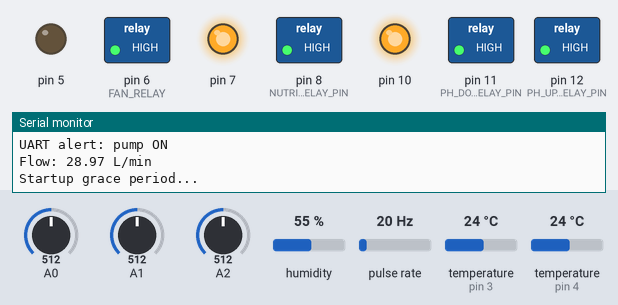
Bench run of a sketch on a simulated Arduino Mega 2560, built with avr-gcc and run on an emulated ATmega2560. On the bench: switched loads named in the sketch (green lamp = pin HIGH), output pins drawn as LEDs (lit = HIGH), the last lines printed to the serial monitor. Wiring (inferred from the names in the program): pulse sensor: data pin 2. The inputs (shaded band) are chosen by the test bench; at power-on: humidity 55 %, temperature (sensors on pin 4, pin 3) 24 °C, A2 = 512, A0 = 512, A1 = 512, pulse rate 20 Hz.

Above: at 1.4 s.
1.5 s: humidity set to 64 %
4.5 s: humidity set to 67 %
At 6.0 s:
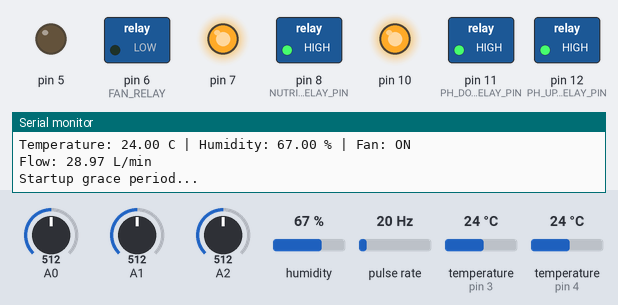
7.1 s: temperature (sensor on pin 4) set to 23.4 °C
9.0 s: temperature (sensor on pin 4) set to 22.3 °C
At 10.9 s:
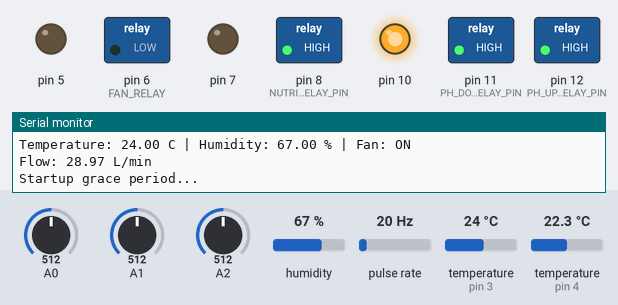
11.7 s: A2 set to 108
At 13.7 s:
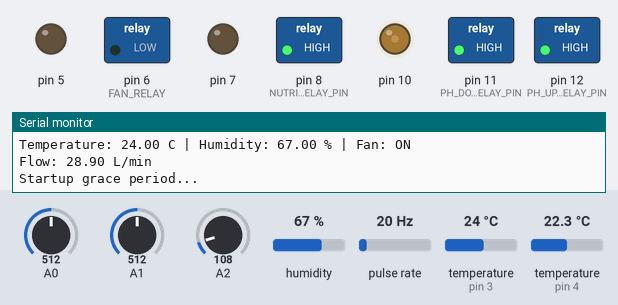
14.3 s: A2 set to 91
At 15.9 s:
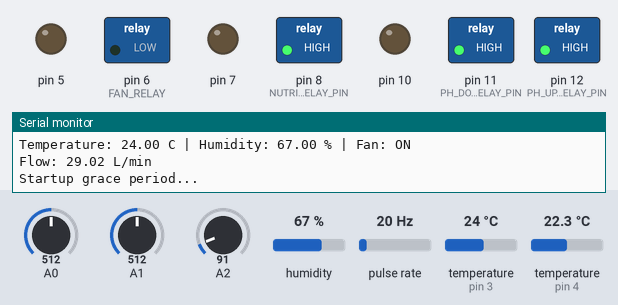
Timing chart, 0 to 17.4 s (numbered marks = the images above; inputs shaded):
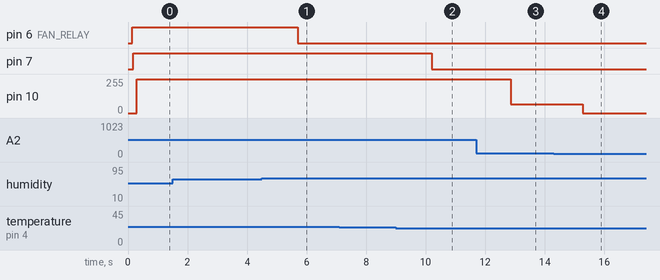

Measured:
- the behaviour switches between 65 and 66 % on humidity (found by bisection; images 0 and 1)
- the behaviour switches between 23 and 22.9 °C on temperature (sensor on pin 4) (found by bisection; images 1 and 2)
- the behaviour switches between 100 and 99 on A2 (found by bisection; images 3 and 4)
- after the input at 4.5 s, pin 6 (FAN_RELAY): HIGH → LOW after 1.2 s
- after the input at 9.0 s, pin 7: HIGH → LOW after 1.2 s
- after the input at 11.7 s, pin 10: 255/255 → 64/255 after 1.2 s
- after the input at 14.3 s, pin 10: 64/255 → 0/255 after 0.97 s

The sketch:

SmartHydroponics.ino
```cpp
// ===========================================================================
//  SmartHydroponics - Arduino Mega main (full system)
//  Circulation pump + flow, DS18B20, TDS, pH, automatic dosing (3 pumps),
//  LED lighting, DHT22 + fan, water heater, and UART telemetry to the ESP32.
//
//  Mega TX1 (pin 18) -> ESP32 RX2 (GPIO16)   [5 V -> 3.3 V: use a divider!]
//  Common GND between the two boards.
// ===========================================================================
#include <Arduino.h>
#include <math.h>
#include <string.h>
#include <stdio.h>
#include "flow_pump.h"
#include "ds18b20.h"
#include "tds_ec.h"
#include "ph_sensor.h"
#include "lighting.h"
#include "TempHumidity.h"
#include "water_heater.h"
#include "uart_mega.h"
#include "automatic_dosing.h"

HydroTelemetry telemetry = {};
AutomaticDoser doser;

// true  = automatic dosing runs (nutrient / pH Up / pH Down pumps can turn ON)
// false = dosing pumps always OFF; everything else still runs
constexpr bool DOSING_ENABLED = true;
constexpr unsigned long STATUS_MS = 2000UL;

static bool previousPumpRunning = false;
static bool prevFlowOK = false;
static bool flowEverConfirmed = false;

// ---------------------------------------------------------------------------
// Dosing interlock (required by automatic_dosing.h)
// ---------------------------------------------------------------------------
bool dosingSafetyOK() {
  return DOSING_ENABLED && isPumpRunning() && isFlowConfirmedForDosing();
}

// ---------------------------------------------------------------------------
// Names
// ---------------------------------------------------------------------------
const char* pumpName(DoserPump p) {
  switch (p) {
    case DP_PH_UP: return "PH_UP";
    case DP_PH_DOWN: return "PH_DOWN";
    case DP_NUTRIENT: return "NUTRIENT";
    default: return "NONE";
  }
}

const char* faultName(DoserFault f) {
  switch (f) {
    case DF_NONE: return "NONE";
    case DF_SAFETY: return "FLOW_UNSAFE";
    case DF_BAD_SENSOR: return "BAD_SENSOR";
    case DF_TDS_HIGH: return "TDS_HIGH";
    case DF_DOSE_LIMIT: return "DOSE_LIMIT";
    default: return "UNKNOWN";
  }
}

const char* stateName(DoserState s) {
  switch (s) {
    case DS_STARTUP: return "STARTUP";
    case DS_CHECK: return "CHECK";
    case DS_PULSE: return "PULSE";
    case DS_MIX: return "MIX";
    case DS_LOCKOUT: return "LOCKOUT";
    default: return "UNKNOWN";
  }
}

// ---------------------------------------------------------------------------
// ESP32 messages (format expected by smartHydroponicsESP32.ino):
//   LEVEL,DOSER,EVENT[,ARG[,EXTRA]]      LEVEL = INFO or ALERT
// ---------------------------------------------------------------------------
void uartDoser(const char* level, const char* event,
               const char* arg = nullptr, const char* extra = nullptr) {
  Serial1.print(level);
  Serial1.print(F(",DOSER,"));
  Serial1.print(event);
  if (arg)   { Serial1.print(','); Serial1.print(arg); }
  if (extra) { Serial1.print(','); Serial1.print(extra); }
  Serial1.println();
}

// Sends an event whenever the doser changes pump, state or phase.
void reportDoserChanges() {
  static DoserState prevState = DS_STARTUP;
  static DoserPhase prevPhase = DPH_TDS;
  static DoserPump prevPump = DP_NONE;
  char num[12];

  const DoserState st = doser.state();
  const DoserPhase ph = doser.phase();
  const DoserPump pu = doser.pump();

  if (pu != prevPump) {
    if (prevPump != DP_NONE) uartDoser("INFO", "PUMP_OFF", pumpName(prevPump));
    if (pu != DP_NONE) {
      snprintf(num, sizeof(num), "%lu", (unsigned long)DOSER_PULSE_MS);
      uartDoser("INFO", "PUMP_ON", pumpName(pu), num);
    }
  }
  if (st != prevState) {
    if (prevState == DS_STARTUP && st == DS_CHECK) {
      uartDoser("INFO", "MONITORING");
    } else if (st == DS_MIX) {
      snprintf(num, sizeof(num), "%lu", (unsigned long)(DOSER_MIX_MS / 1000UL));
      uartDoser("INFO", "MIXING", num);
    } else if (st == DS_LOCKOUT) {
      uartDoser("ALERT", "LOCKOUT", faultName(doser.fault()));
    }
  }
  if (ph != prevPhase && st != DS_STARTUP && st != DS_LOCKOUT) {
    uartDoser("INFO", "PHASE", ph == DPH_TDS ? "TDS" : "PH");
  }
  prevPump = pu;
  prevState = st;
  prevPhase = ph;
}

// ---------------------------------------------------------------------------
// USB serial command: RESET_DOSER (only after inspecting the cause of a lockout)
// ---------------------------------------------------------------------------
void readCommands() {
  static char buf[24];
  static uint8_t len = 0;
  while (Serial.available()) {
    char c = (char)Serial.read();
    if (c == '\n' || c == '\r') {
      buf[len] = '\0';
      if (DOSING_ENABLED && strcmp(buf, "RESET_DOSER") == 0) {
        doser.resetAfterInspection();
        flowEverConfirmed = false;   // wait for confirmed flow again
        prevFlowOK = false;
        uartDoser("INFO", "RESET");
        Serial.println(F("DOSER RESET"));
      }
      len = 0;
    } else if (len < sizeof(buf) - 1) buf[len++] = c;
    else len = 0;
  }
}

// ---------------------------------------------------------------------------
// ONE status line on USB: values + everything that is currently ON
// ---------------------------------------------------------------------------
static void addOn(bool cond, const char* name, bool &any) {
  if (!cond) return;
  if (any) Serial.print('+');
  Serial.print(name);
  any = true;
}

void printStatus() {
  static unsigned long last = 0;
  static DoserPump lastDose = DP_NONE;
  const DoserPump dose = doser.pump();
  if (dose == lastDose && millis() - last < STATUS_MS) return;
  last = millis();
  lastDose = dose;

  Serial.print(F("pH:")); Serial.print(telemetry.ph, 2);
  Serial.print(F(" TDS:")); Serial.print(telemetry.tds, 0);
  Serial.print(F("ppm WT:")); Serial.print(telemetry.waterTemp, 1);
  Serial.print(F("C Flow:")); Serial.print(telemetry.flowLpm, 2);
  Serial.print(F("L/min Air:")); Serial.print(telemetry.airTemp, 1);
  Serial.print(F("C Hum:")); Serial.print(telemetry.humidity, 0);
  Serial.print(F("% LDR:")); Serial.print(telemetry.ldr);
  Serial.print(F(" PWM:")); Serial.print(telemetry.ledPwm);
  Serial.print(F(" ON:"));
  bool any = false;
  addOn(telemetry.pumpOn, "CIRC", any);
  addOn(dose != DP_NONE, pumpName(dose), any);
  addOn(telemetry.heaterOn, "HEATER", any);
  addOn(telemetry.fanOn, "FAN", any);
  addOn(telemetry.lightOn, "LED", any);
  if (!any) Serial.print(F("NONE"));

  if (DOSING_ENABLED) {
    Serial.print(F(" Doser:")); Serial.print(stateName(doser.state()));
    Serial.print(F("/")); Serial.print(doser.phase() == DPH_TDS ? F("TDS") : F("PH"));
    if (doser.fault() != DF_NONE) {
      Serial.print('('); Serial.print(faultName(doser.fault())); Serial.print(')');
    }
  } else {
    Serial.print(F(" Doser:DISABLED"));
  }
  Serial.println();
}

// ---------------------------------------------------------------------------
void setup() {
  Serial.begin(9600);
  doser.begin();          // dosing relays OFF as early as possible
  uartSetup();
  initFlowPump();         // starts circulation pump
  initDS18B20();
  initTDSEC();
  initPHSensor();
  initLighting();
  initDHTFan();
  initWaterHeater();

  if (DOSING_ENABLED) {
    uartDoser("INFO", "WAIT_FLOW");
    Serial.println(F("HYDROPONICS AUTO MODE"));
  } else {
    doser.stopForDisabledMode();
    uartDoser("INFO", "DISABLED");
    Serial.println(F("HYDROPONICS: DOSING DISABLED"));
  }
}

void loop() {
  // --- sensors and non-dosing actuators ---
  updateFlowPump();
  updateDS18B20();
  updateWaterHeater();
  updateTDSEC();
  updatePHSensor();
  updateLighting();
  updateDHTFan();

  // --- telemetry snapshot ---
  telemetry.ph = getPH();
  telemetry.tds = getTDS();
  telemetry.waterTemp = getWaterTemperatureC();
  telemetry.humidity = getAirHumidity();
  telemetry.airTemp = getAirTemperature();
  telemetry.flowLpm = getFlowRateLPM();
  telemetry.ldr = getLDRValue();
  telemetry.ledPwm = getLEDBrightness();
  telemetry.heaterOn = isWaterHeaterOn();
  telemetry.lightOn = (telemetry.ledPwm > 0);
  telemetry.lightingLevel = getLightingCategory();
  telemetry.fanOn = getFanState();
  telemetry.pumpOn = isPumpRunning();
  telemetry.waterLevelAvailable = false;   // no level sensor fitted
  telemetry.waterLow = false;

  // --- dosing ---
  const bool flowOK = isPumpRunning() && isFlowConfirmedForDosing();
  if (DOSING_ENABLED) {
    if (flowOK && !prevFlowOK) { flowEverConfirmed = true; uartDoser("INFO", "FLOW_OK"); }
    if (!flowOK && prevFlowOK) uartDoser("ALERT", "FLOW_LOST");
    prevFlowOK = flowOK;
  }
  if (!DOSING_ENABLED) {
    doser.stopForDisabledMode();
  } else if (flowOK || flowEverConfirmed) {
    // After flow was confirmed once, losing it makes update() latch a lockout.
    doser.update(telemetry.ph, telemetry.tds);
  } else {
    doser.holdUntilFlowConfirmed();        // first startup: wait quietly
  }

  // --- ESP32 + USB ---
  if (telemetry.pumpOn && !previousPumpRunning) uartNotifyPumpOn("circulation");
  previousPumpRunning = telemetry.pumpOn;
  uartUpdate(telemetry);        // DATA line every 2 s + fan alerts
  reportDoserChanges();         // INFO/ALERT,DOSER,... events
  readCommands();
  printStatus();
}
```

TempHumidity.cpp
```cpp
#include "TempHumidity.h"
#include <math.h>

static DHT dht(DHTPIN, DHTTYPE);
static bool fanState = false;
static float airTemperature = NAN;
static float airHumidity = NAN;
static unsigned long lastReadTime = 0;
static bool firstRead = true;
static const unsigned long READ_INTERVAL = 2000;

static void setFan(bool on) {
  fanState = on;
  digitalWrite(FAN_RELAY, on ? RELAY_ON : RELAY_OFF);
}

void initDHTFan() {
  digitalWrite(FAN_RELAY, RELAY_OFF);
  pinMode(FAN_RELAY, OUTPUT);
  fanState = false;
  dht.begin();
  Serial.println("DHT22 + Fan initialized");
}

void updateDHTFan() {
  unsigned long currentTime = millis();
  if (!firstRead && currentTime - lastReadTime < READ_INTERVAL) return;
  firstRead = false;
  lastReadTime = currentTime;

  airHumidity = dht.readHumidity();
  airTemperature = dht.readTemperature();

  if (isnan(airHumidity) || isnan(airTemperature)) {
    Serial.println("DHT22 reading failed!");
    setFan(false);
    return;
  }

  if (airTemperature > TEMP_ON || airHumidity > HUM_ON) {
    setFan(true);
  } else if (airTemperature <= TEMP_OFF && airHumidity <= HUM_OFF) {
    setFan(false);
  }

  Serial.print("Temperature: ");
  Serial.print(airTemperature);
  Serial.print(" C | Humidity: ");
  Serial.print(airHumidity);
  Serial.print(" % | Fan: ");
  Serial.println(fanState ? "ON" : "OFF");
}

float getAirTemperature() { return airTemperature; }
float getAirHumidity() { return airHumidity; }
bool getFanState() { return fanState; }
```

TempHumidity.h
```cpp
#ifndef DHT_FAN_H
#define DHT_FAN_H

#include <Arduino.h>
#include <DHT.h>

#define DHTPIN 3
#define DHTTYPE DHT22
#define FAN_RELAY 6
constexpr float TEMP_ON = 26.1;
constexpr float TEMP_OFF = 26.0;
constexpr float HUM_ON = 65.0;
constexpr float HUM_OFF = 62.0;

constexpr uint8_t RELAY_ON = LOW;
constexpr uint8_t RELAY_OFF = HIGH;

void initDHTFan();
void updateDHTFan();
float getAirTemperature();
float getAirHumidity();
bool getFanState();

#endif
```

automatic_dosing.h
```cpp
#ifndef AUTOMATIC_DOSING_H
#define AUTOMATIC_DOSING_H
#include <Arduino.h>
#include <math.h>

// Check against the rest of your project's pins before wiring.
constexpr uint8_t PH_UP_RELAY_PIN = 12;
constexpr uint8_t PH_DOWN_RELAY_PIN = 11;
constexpr uint8_t NUTRIENT_RELAY_PIN = 8;

// Change these ONLY if your relay board is active-HIGH.
constexpr uint8_t DOSER_RELAY_ON = LOW;
constexpr uint8_t DOSER_RELAY_OFF = HIGH;

constexpr float DOSER_PH_LOW = 5.5f;
constexpr float DOSER_PH_HIGH = 6.5f;
constexpr float DOSER_TDS_LOW_PPM = 750.0f;
constexpr float DOSER_TDS_HIGH_PPM = 1000.0f;

// At a measured 21 mL/s, 150 ms dispenses ~3.15 mL.
// Verify that a short pulse actually makes this pump/relay dispense consistently.
constexpr unsigned long DOSER_PULSE_MS = 150UL;
constexpr unsigned long DOSER_MIX_MS = 30000UL;
constexpr unsigned long DOSER_STARTUP_MIX_MS = 30000UL;
constexpr unsigned long DOSER_STABLE_MS = 5000UL;
constexpr uint8_t DOSER_MAX_TDS_PULSES = 20;
constexpr uint8_t DOSER_MAX_PH_PULSES = 20;

constexpr float DOSER_PH_SANITY_LOW = 0.0f;
constexpr float DOSER_PH_SANITY_HIGH = 14.0f;
constexpr float DOSER_TDS_SANITY_HIGH = 3000.0f;

// Defined in the main sketch; must confirm circulation and measured flow.
bool dosingSafetyOK();

enum DoserPump : uint8_t { DP_NONE, DP_PH_UP, DP_PH_DOWN, DP_NUTRIENT };
enum DoserState : uint8_t { DS_STARTUP, DS_CHECK, DS_PULSE, DS_MIX, DS_LOCKOUT };
enum DoserFault : uint8_t { DF_NONE, DF_SAFETY, DF_BAD_SENSOR, DF_TDS_HIGH, DF_DOSE_LIMIT };
enum DoserPhase : uint8_t { DPH_TDS, DPH_PH };

class AutomaticDoser {
public:
  void begin() {
    // Preload OFF before configuring OUTPUT to avoid active-LOW relay glitches.
    digitalWrite(PH_UP_RELAY_PIN, DOSER_RELAY_OFF);
    digitalWrite(PH_DOWN_RELAY_PIN, DOSER_RELAY_OFF);
    digitalWrite(NUTRIENT_RELAY_PIN, DOSER_RELAY_OFF);
    pinMode(PH_UP_RELAY_PIN, OUTPUT);
    pinMode(PH_DOWN_RELAY_PIN, OUTPUT);
    pinMode(NUTRIENT_RELAY_PIN, OUTPUT);
    allOff();
    state_ = DS_STARTUP;
    phase_ = DPH_TDS;
    fault_ = DF_NONE;
    stateSince_ = millis();
    validSince_ = millis();
    tdsPulses_ = 0;
    phPulses_ = 0;
    candidate_ = DP_NONE;
  }

  // During first circulation startup, hold every dosing output OFF without
  // treating the normal zero-flow startup period as a permanent fault.
  // Once flow has been established, a later flow loss causes a lockout instead.
  void holdUntilFlowConfirmed() {
    if (state_ == DS_LOCKOUT) { allOff(); return; }
    allOff();
    state_ = DS_STARTUP;
    stateSince_ = millis();
    candidate_ = DP_NONE;
    phase_ = DPH_TDS;
  }

  // Call frequently in loop() with the current sensor values.
  void update(float ph, float tdsPpm) {
    const unsigned long now = millis();
    if (state_ == DS_LOCKOUT) { allOff(); return; }
    if (!dosingSafetyOK()) { lock(DF_SAFETY); return; }
    if (!isfinite(ph) || !isfinite(tdsPpm) ||
        ph < DOSER_PH_SANITY_LOW || ph > DOSER_PH_SANITY_HIGH ||
        tdsPpm <= 0.0f || tdsPpm > DOSER_TDS_SANITY_HIGH) {
      lock(DF_BAD_SENSOR); return;
    }
    if (tdsPpm > DOSER_TDS_HIGH_PPM) { lock(DF_TDS_HIGH); return; }

    if (state_ == DS_PULSE) {
      if (now - stateSince_ >= DOSER_PULSE_MS) {
        allOff();
        state_ = DS_MIX;
        stateSince_ = now;
        Serial.println(F("DOSER: OFF; wait 60 seconds for mixing"));
      }
      return;
    }
    if (state_ == DS_STARTUP || state_ == DS_MIX) {
      const unsigned long waitMs = (state_ == DS_STARTUP) ? DOSER_STARTUP_MIX_MS : DOSER_MIX_MS;
      if (now - stateSince_ < waitMs) return;
      state_ = DS_CHECK;
      candidate_ = DP_NONE;
      validSince_ = now;
    }

    // TDS is ALWAYS assessed before pH. Do not dose pH before TDS is in range.
    // If TDS later falls below 900 (e.g. during pH correction), return to TDS phase.
    if (tdsPpm < DOSER_TDS_LOW_PPM && phase_ != DPH_TDS) {
      phase_ = DPH_TDS;
      candidate_ = DP_NONE;
      validSince_ = now;
      Serial.println(F("DOSER: TDS dropped; return to TDS correction"));
    }
    if (phase_ == DPH_TDS && tdsPpm >= DOSER_TDS_LOW_PPM) {
      phase_ = DPH_PH;
      candidate_ = DP_NONE;
      validSince_ = now;
      tdsPulses_ = 0;
      Serial.println(F("DOSER: TDS acceptable; now correct pH"));
    }

    DoserPump requested = DP_NONE;
    if (phase_ == DPH_TDS) {
      if (tdsPpm < DOSER_TDS_LOW_PPM) requested = DP_NUTRIENT;
    } else {
      if (ph < DOSER_PH_LOW) requested = DP_PH_UP;
      else if (ph > DOSER_PH_HIGH) requested = DP_PH_DOWN;
    }

    // Require stable request for 5 s to prevent sensor spikes causing doses.
    if (requested != candidate_) {
      candidate_ = requested;
      validSince_ = now;
      return;
    }
    if (now - validSince_ < DOSER_STABLE_MS) return;
    if (requested == DP_NONE) {
      allOff();
      if (phase_ == DPH_PH) phPulses_ = 0;
      return;
    }

    if (requested == DP_NUTRIENT) {
      if (tdsPulses_ >= DOSER_MAX_TDS_PULSES) { lock(DF_DOSE_LIMIT); return; }
      ++tdsPulses_;
    } else {
      if (phPulses_ >= DOSER_MAX_PH_PULSES) { lock(DF_DOSE_LIMIT); return; }
      ++phPulses_;
    }

    allOff();
    if (requested == DP_NUTRIENT) digitalWrite(NUTRIENT_RELAY_PIN, DOSER_RELAY_ON);
    if (requested == DP_PH_UP) digitalWrite(PH_UP_RELAY_PIN, DOSER_RELAY_ON);
    if (requested == DP_PH_DOWN) digitalWrite(PH_DOWN_RELAY_PIN, DOSER_RELAY_ON);
    active_ = requested;
    state_ = DS_PULSE;
    stateSince_ = now;
    Serial.print(F("DOSER: ON for 150 ms; pump="));
    Serial.println(requested == DP_NUTRIENT ? F("NUTRIENT") :
                   requested == DP_PH_UP ? F("PH UP") : F("PH DOWN"));
  }

  // Only after inspecting and correcting the fault, by explicit serial command.
  void resetAfterInspection() {
    allOff();
    tdsPulses_ = 0;
    phPulses_ = 0;
    fault_ = DF_NONE;
    state_ = DS_STARTUP;
    phase_ = DPH_TDS;
    stateSince_ = millis();
    candidate_ = DP_NONE;
  }
  void stopForDisabledMode() { allOff(); }
  DoserState state() const { return state_; }
  DoserFault fault() const { return fault_; }
  DoserPump pump() const { return active_; }
  uint8_t pulses() const { return tdsPulses_ + phPulses_; }
  DoserPhase phase() const { return phase_; }
private:
  void allOff() {
    digitalWrite(PH_UP_RELAY_PIN, DOSER_RELAY_OFF);
    digitalWrite(PH_DOWN_RELAY_PIN, DOSER_RELAY_OFF);
    digitalWrite(NUTRIENT_RELAY_PIN, DOSER_RELAY_OFF);
    active_ = DP_NONE;
  }
  void lock(DoserFault fault) {
    if (state_ != DS_LOCKOUT) {
      Serial.print(F("DOSER: LOCKOUT reason=")); Serial.println((int)fault);
    }
    allOff();
    state_ = DS_LOCKOUT;
    fault_ = fault;
  }
  DoserState state_ = DS_LOCKOUT;
  DoserPhase phase_ = DPH_TDS;
  DoserFault fault_ = DF_NONE;
  DoserPump active_ = DP_NONE;
  DoserPump candidate_ = DP_NONE;
  unsigned long stateSince_ = 0;
  unsigned long validSince_ = 0;
  uint8_t tdsPulses_ = 0;
  uint8_t phPulses_ = 0;
};
#endif
```

ds18b20.h
```cpp
#ifndef DS18B20_H
#define DS18B20_H
void initDS18B20();
void updateDS18B20();
float getWaterTemperatureC(); // NAN until first valid reading
#endif
```

flow_pump.h
```cpp
#pragma once
#include <Arduino.h>

void initFlowPump();
void updateFlowPump();
float getFlowRateLPM();
bool isPumpRunning();
bool isFlowConfirmedForDosing();
```

Source omitted: ds18b20.cpp (1165 bytes), flow_pump.cpp (2846 bytes), lighting.cpp (3774 bytes), lighting.h (269 bytes), ph_sensor.cpp (1062 bytes), ph_sensor.h (140 bytes), tds_ec.cpp (2027 bytes), tds_ec.h (184 bytes), uart_mega.cpp (2720 bytes), uart_mega.h (579 bytes), water_heater.cpp (1617 bytes), water_heater.h (129 bytes)
